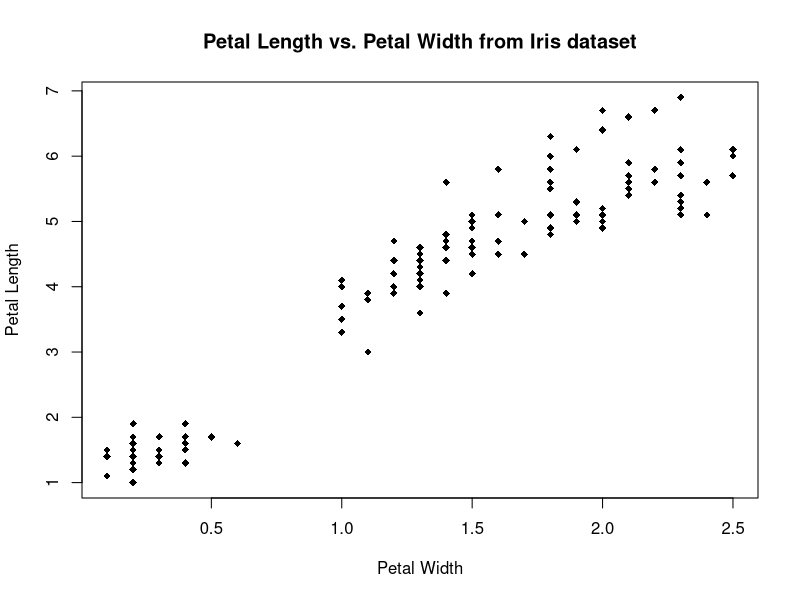
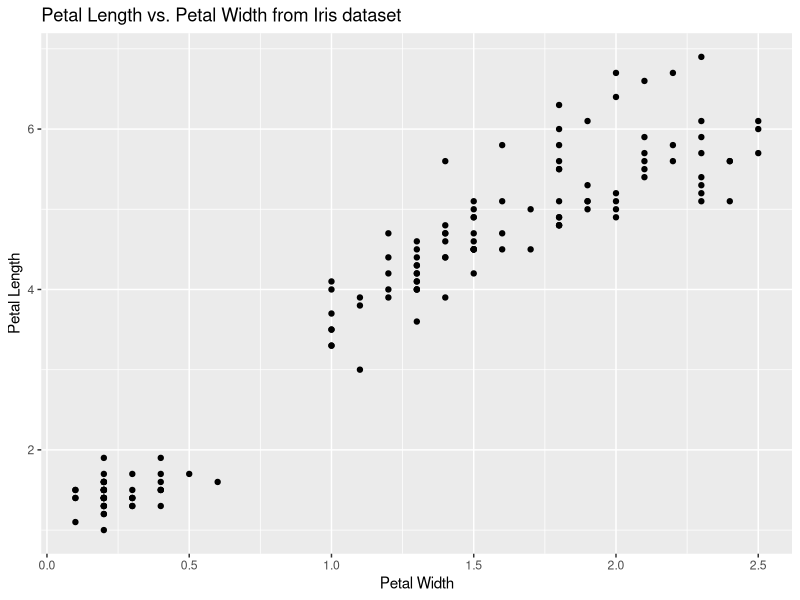
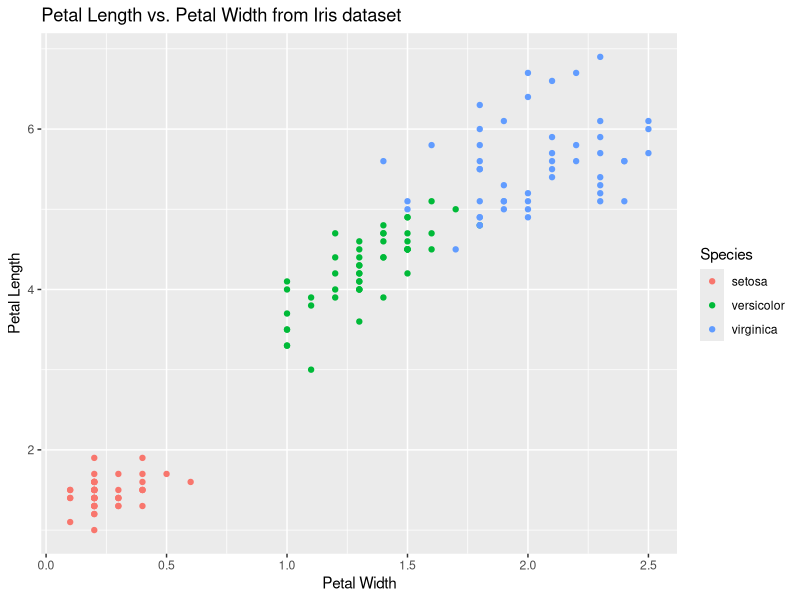
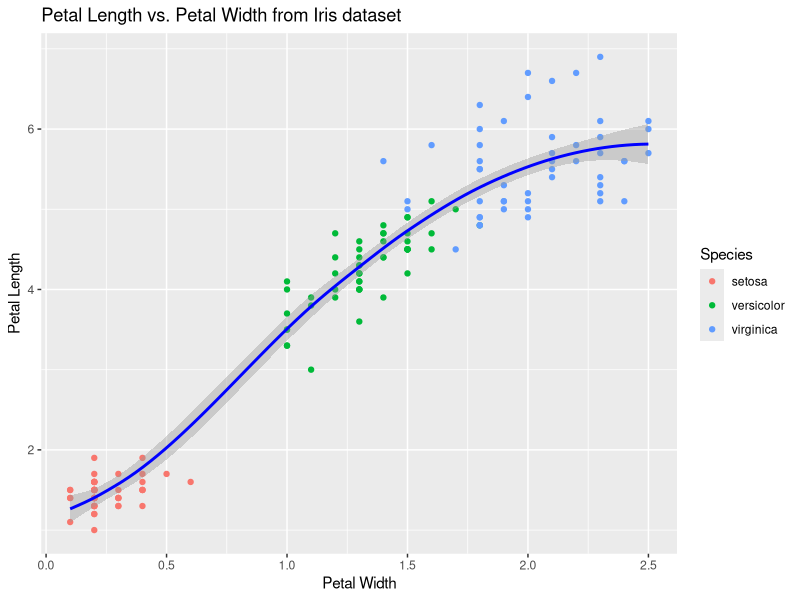
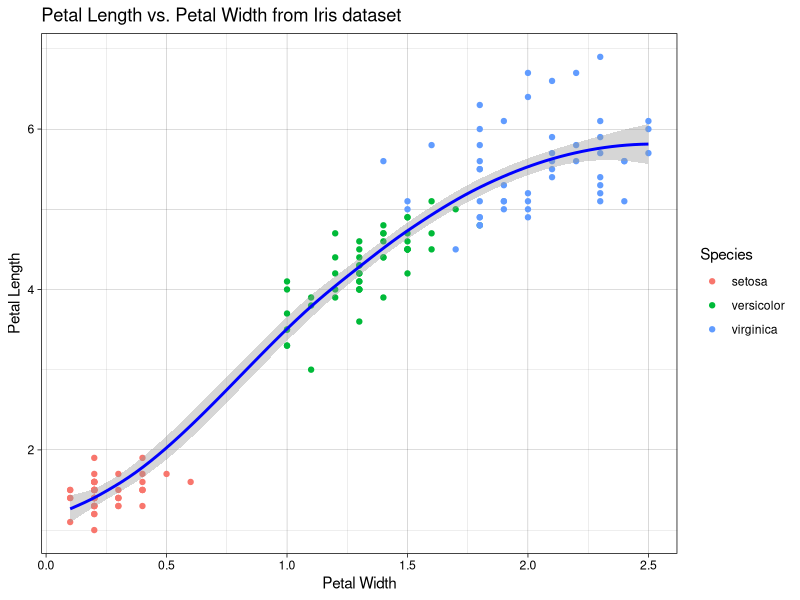

Recreate these plots in R, in order.
###########################################################
# ggplot provides a powerful framework for generating
# complex graphics, based on a philosophy/language of 
# visualization that separates the data, the aesthetics,
# and the plotting layer
###########################################################

# First, we will look at a simple scatterplot using the 
# 'base' plot function in R
plot(iris$Petal.Width, iris$Petal.Length, pch = 18, 
     xlab = "Petal Width", ylab = "Petal Length",
     main = "Petal Length vs. Petal Width from Iris dataset")

# Now generate similar scatterplots using ggplot
library(ggplot2)

####################################################################
# ggplot examples -- we will generally use this format
# ggplot(data, aes(x,y)) + layer(aes(...)) + labels + ...
#    data - the data.frame containing data to plot
#    aes - an aesthetic mapping, specifying the x- and y-values
#             to plot, and optionally the coloring to use. 
#             If specified in ggplot(), mapping applies to all layers
#    layer - the type of plot, e.g., geom_point() for a scatterplot, 
#             geom_bar() for a bar plot, etc
#    labels - ggtitle(), xlabs(), ylabs() 
####################################################################

ggplot(iris, aes(x=Petal.Width, y = Petal.Length)) +
      geom_point() + 
      ggtitle("Petal Length vs. Petal Width from Iris dataset") +
      labs(x = "Petal Width", y = "Petal Length")

# we can color the points by specifying the color (or colour) aesthetic
# we can also store the plot in an object and plot later using the
# print function
g <- ggplot(iris, aes(x=Petal.Width, y=Petal.Length)) +
  geom_point(aes(color = Species)) +
  ggtitle("Petal Length vs. Petal Width from Iris dataset") +
  labs(x = "Petal Width", y = "Petal Length")
print(g)

# alternative plots with added components
g + geom_smooth(color = "blue")
g + geom_smooth(color = "blue") + theme_linedraw()

